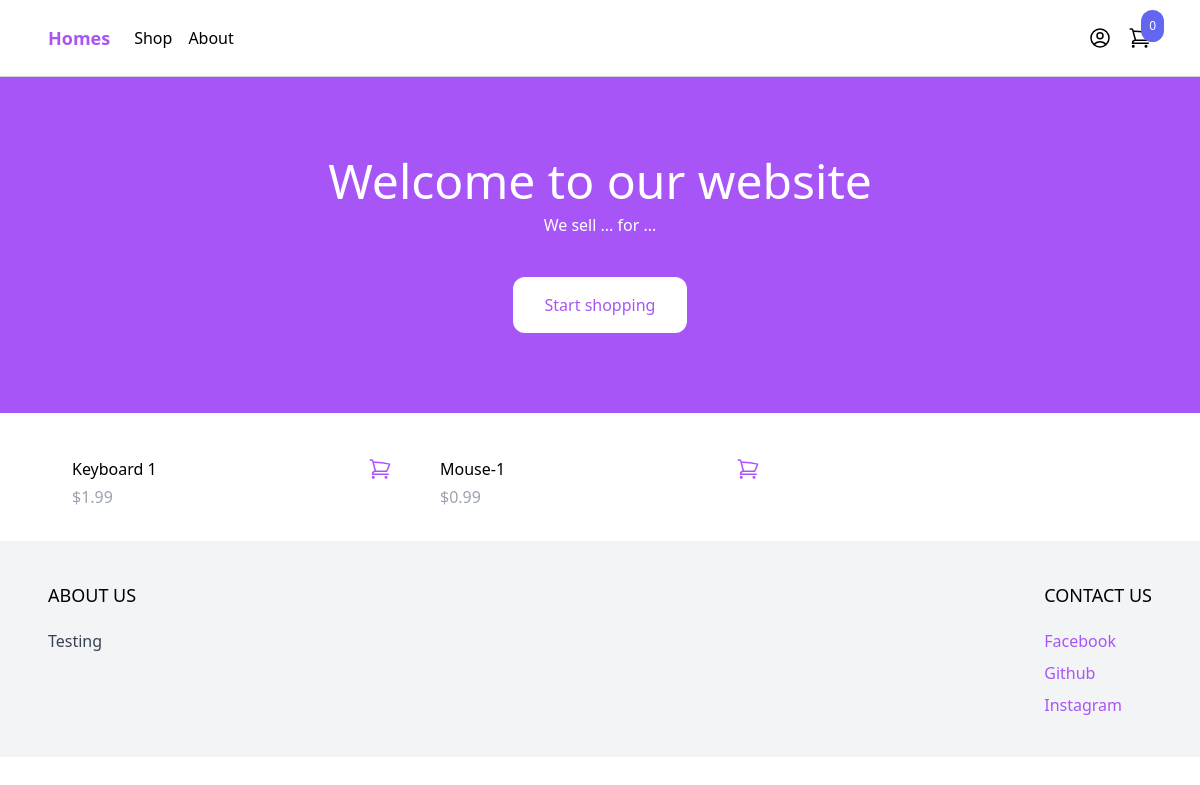
The page / on the database its author committed.
### product/models.py (models this page shows, shortened)
class Product(models.Model):
    category = models.ForeignKey(Category, related_name='products', on_delete=models.CASCADE)
    name = models.CharField(max_length=255)
    slug = models.SlugField()
    description = models.TextField(blank=True, null=True)
    price = models.IntegerField()
    created_at = models.DateTimeField(auto_now_add=True)
    image = models.ImageField(upload_to="uploads/", blank=True, null=True)
    thumbnail = models.ImageField(upload_to="uploads/", blank=True, null=True)
    class Meta:
        ordering = ('-created_at',)
    def get_display_price(self):
        return self.price / 100

### ecommerceapp/views.py (the view)
# urls.py: path("", frontpage, name="frontpage"),
def frontpage(request):
    products = Product.objects.all()[0:4]
    return render(request, "frontpage.html", {'products': products})

### Cart/cart.py (called while the page is built)
    def __len__(self):
        return sum(item['quantity'] for item in self.cart.values())

### Cart/context_processors.py (called while the page is built)
def cart(request):
    return {'cart': Cart(request)}

### ecommerceapp/templates/frontpage.html
{% extends 'base.html'%}
{% block content %}
<header class="px-6 py-10 lg:py-20 bg-purple-500">
    <div class="max-w-3xl mx-auto text-center">
        <p class="mb-2 text-3xl lg:text-5xl text-white">Welcome to our website</p>
        <p class="mb-10 text-white">We sell ... for ...</p>
        <a href="#" class="inline-block px-8 py-4 rounded-xl bg-white text-purple-500 hover:bg-gray-200">Start shopping</a>
    </div>
</header>
<div class="max-w-6xl mx-auto py-2 px-6 xl:px-0">
    <div class="products flex items-center flex-wrap">
        {% for product in products %}
            {% include "partials/product_item_list.html" %}
        {% endfor %}
    </div>
</div>
{% endblock %}

### product/templates/partials/product_item_list.html (shortened to what this page needs)
<div class="w-full md:w-1/3 xl:w-1/4 p-6">
    <div class="pt-3 flex items-center justify-between">
        <a href="{% url 'product' product.slug %}">{{product.name}}</a>
        <a href="{% url 'product' product.slug %}" class="text-purple-500 hover:text-purple-800">
        </a>
    </div>
    <p class="pt-1 text-gray-400">${{product.get_display_price}}</p>
</div>

### rows shown on the page
Product: name "Keyboard 1", get_display_price "1.99"
Product: name "Mouse-1", get_display_price "0.99"

### other values the page prints
{{ cart|length }} "0"
